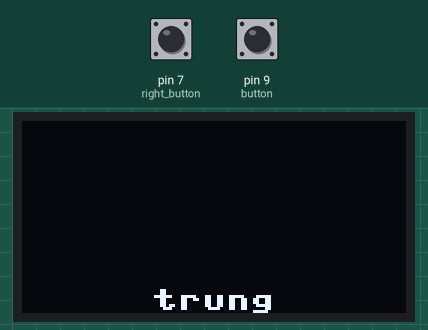
Simulated run of this program. Board: MicroPython board. On the bench: 128×64 one-colour display. Inputs (shaded band) come from the test bench; at power-on: pin 7 (right_button) HIGH, pin 9 (button) HIGH.

Above: at 1.2 s.
1.3 s: pin 7 (right_button) pulled LOW for 1 s
At 1.84 s:
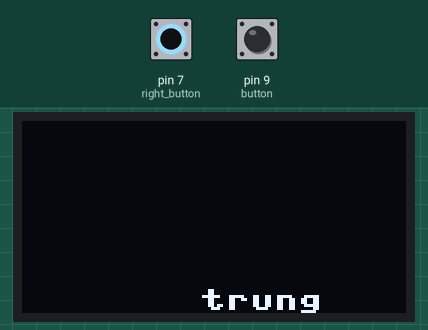
3.8 s: pin 9 (button) pulled LOW for 3.2 s
At 7.1 s:
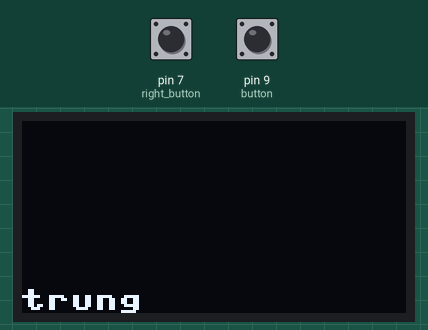
8.5 s: pin 7 (right_button) pulled LOW for 0.15 s
At 9.8 s:
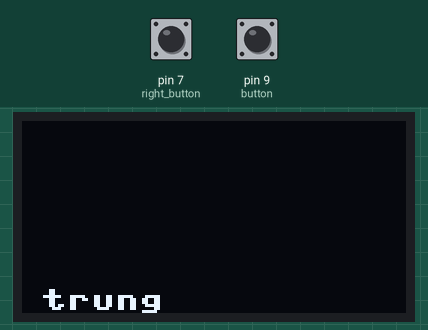
10.1 s: pin 9 (button) pulled LOW for 0.15 s
At 10.9 s:
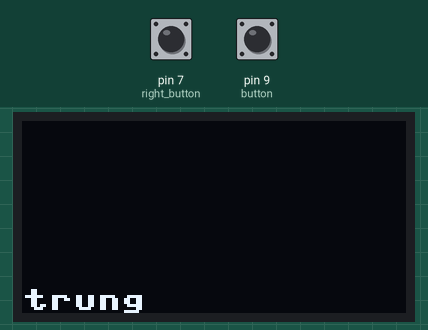
Timing chart, 0 to 12.7 s (numbered marks = the images above; inputs shaded):
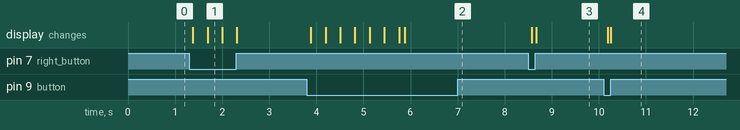

Measured:
- after the input at 1.3 s, the display: first changes after 0.08 s (image 1 shows a later state)
- after the input at 3.8 s, the display: first changes after 0.08 s (image 2 shows a later state)
- after the input at 8.5 s, the display: first changes after 0.07 s (image 3 shows a later state)
- after the input at 10.1 s, the display: first changes after 0.08 s (image 4 shows a later state)

The program:

TD.py
```python
import time
from machine import UART, Pin, I2C, Timer
from ssd1306 import SSD1306_I2C

LEFT_PIN = 9
RIGHT_PIN= 7

I2C_TYPE = 1
SCL_PIN = Pin(15)
SDA_PIN = Pin(14)
FREQ = 400000

OLED_WIDTH = 128
OLED_HEIGHT = 64

button = Pin(9, Pin.IN, Pin.PULL_UP)

left_button = Pin(LEFT_PIN, Pin.IN, Pin.PULL_UP)
right_button = Pin(RIGHT_PIN, Pin.IN, Pin.PULL_UP)

i2c = I2C (I2C_TYPE, scl = SCL_PIN, sda = SDA_PIN,  freq = FREQ)
oled = SSD1306_I2C(OLED_WIDTH, OLED_HEIGHT, i2c)

letter_height = 8
letter_width = 8
row_starting = 0
row_edge = OLED_WIDTH - 1

height_starting = 0
height_edge = OLED_HEIGHT -1


#starting position
ufo = 'trung'
str_len = len(ufo) * letter_width
middle_str = int(round((str_len /2),0))
x_middle = int(round(OLED_WIDTH / 2, 0)) #0 - 127
y_bottom = OLED_HEIGHT - letter_height # 0 - 64
x_edge = row_edge - str_len

x = x_middle - middle_str
y = y_bottom
color = 1
x_pre = 0

def left_pressed():
    return left_button == 0

def right_pressed():
    return right_button == 0

oled.fill(0)
while True:

    oled.text(ufo, x, y,1)
    oled.show()

    if left_button() == 0:

        if x == 0:
            x = 0
        else:
            x_pre = x
            x -= 1

        oled.fill(0)

    if right_button() == 0:

        if x == x_edge:
            x = x_edge
        else:
            x_pres = x
            x += 1
        oled.fill(0)

    if x % 128 == 127: # cannot choose 0 as it will
        print(x % 30 == 1)
#         if x == 0 and x == x_pre:
#             pass
        oled.show()
```
